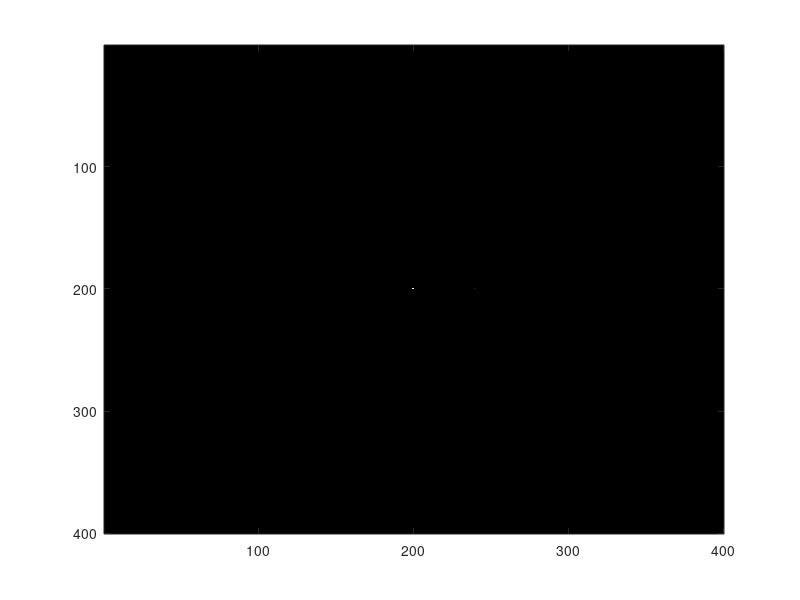

Source code (MATLAB):
clear all; % empties workspace
close all; %erases all figures
temp=uint8(zeros(400,400,3)); % creates a 400X400X3 array of 8-bit integer values.  All pixels are black because of zero assignment.
temp1= cell(10,1); %creates a cell array that can hold 10 matrices.

for i=1:10 
    temp(200,200,:)=255; % makes a white point at the midpoint of each 400X400 matrix.
    temp(200,240,:)=(i-1)*10; % inserts a target point 40 pixels to the right of the midpoint.  
                              % It will have ten values ranging from 0 to 90.
    temp1{i}=temp; %creates a new cell matrix for each of the ten target point brightness iterations.
end

h=figure %creates a handle to rapidly reference the figure that will be generated.

stimulusorder=randperm(200); %creates a random order for presentation of 200 stimuli.
stimulusorder=mod(stimulusorder,10); % all stimulusorder values from 1 to 200 will return values 0-9. Each value, 0-9 will be represented 20 times.
stimulusorder=stimulusorder+1; %  the range of stimulusorder values is now 1 o 10.

score=zeros(10,1); %this array will tally correct answers.  The subject starts with 0 correct.

for i=1:200 % each iteration of this loop is one trial
    image(temp1{stimulusorder(1,i)}); %Shows the image coded in array temp1 and selected by the vector stimulusorder.
    i %lists trial number on the screen... FYI for the subject.
    pause; %waits for the subject to respond.
    temp2=get(h,'CurrentCharacter');  %Get requires keypad press, either '.'to indicate that stimulus is detected, or ',' to indicate not detected.
    temp3=strcmp('.',temp2); %Compare strings and report true (binary 1) if subject indicated detection of stimulus by pressing '.' Else 0 for false.
    score(stimulusorder(1,i))=score(stimulusorder(1,i))+temp3; %if stimulus was detected, it will be added to tally for this stimulus intensity.
end